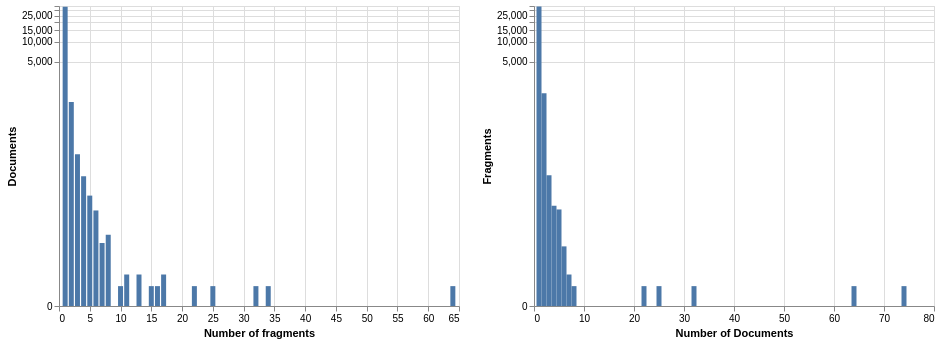

The notebook cell saved with this chart:
### Code cell
# combine horizontally for display in pdf
(docs_frags_chart | frags_docs_chart).save(f'{chart_dir}/docs_frags_2up.pdf')
(docs_frags_chart | frags_docs_chart)

### Figure 1 — Vega-Lite specification as saved in the notebook (floating-point values rounded to 4 significant figures)
{"config": {"view": {"continuousWidth": 300, "continuousHeight": 300}}, "hconcat": [{"data": {"name": "data-dea9d9e94d2466d4e75bfb6456942c9b"}, "mark": {"type": "bar"}, "encoding": {"x": {"field": "num_fragments", "title": "Number of fragments", "type": "quantitative"}, "y": {"field": "count", "scale": {"type": "symlog"}, "title": "Documents", "type": "quantitative"}}, "width": 400}, {"data": {"name": "data-6b61ead9fa5d99c24925a7e8c20fbf0b"}, "mark": {"type": "bar"}, "encoding": {"x": {"field": "num_documents", "scale": {"zero": false}, "title": "Number of Documents", "type": "quantitative"}, "y": {"field": "fragments", "scale": {"type": "symlog"}, "title": "Fragments", "type": "quantitative"}}, "width": 400}], "$schema": "https://vega.github.io/schema/vega-lite/v5.20.1.json", "datasets": {"data-dea9d9e94d2466d4e75bfb6456942c9b": [{"num_fragments": 1, "count": 34237, "percent": "95.49%"}, {"num_fragments": 2, "count": 1224, "percent": "3.41%"}, {"num_fragments": 3, "count": 197, "percent": "0.55%"}, {"num_fragments": 4, "count": 91, "percent": "0.25%"}, {"num_fragments": 5, "count": 46, "percent": "0.13%"}, {"num_fragments": 6, "count": 27, "percent": "0.08%"}, {"num_fragments": 7, "count": 8, "percent": "0.02%"}, {"num_fragments": 8, "count": 11, "percent": "0.03%"}, {"num_fragments": 10, "count": 1, "percent": "0.00%"}, {"num_fragments": 11, "count": 2, "percent": "0.01%"}, {"num_fragments": 13, "count": 2, "percent": "0.01%"}, {"num_fragments": 15, "count": 1, "percent": "0.00%"}, {"num_fragments": 16, "count": 1, "percent": "0.00%"}, {"num_fragments": 17, "count": 2, "percent": "0.01%"}, {"num_fragments": 22, "count": 1, "percent": "0.00%"}, {"num_fragments": 25, "count": 1, "percent": "0.00%"}, {"num_fragments": 32, "count": 1, "percent": "0.00%"}, {"num_fragments": 34, "count": 1, "percent": "0.00%"}, {"num_fragments": 64, "count": 1, "percent": "0.00%"}], "data-6b61ead9fa5d99c24925a7e8c20fbf0b": [{"num_documents": 1, "fragments": 34328, "percent": 94.9}, {"num_documents": 2, "fragments": 1674, "percent": 4.628}, {"num_documents": 3, "fragments": 95, "percent": 0.2626}, {"num_documents": 4, "fragments": 32, "percent": 0.08847}, {"num_documents": 5, "fragments": 28, "percent": 0.07741}, {"num_documents": 6, "fragments": 7, "percent": 0.01935}, {"num_documents": 7, "fragments": 2, "percent": 0.005529}, {"num_documents": 8, "fragments": 1, "percent": 0.002765}, {"num_documents": 22, "fragments": 1, "percent": 0.002765}, {"num_documents": 25, "fragments": 1, "percent": 0.002765}, {"num_documents": 32, "fragments": 1, "percent": 0.002765}, {"num_documents": 64, "fragments": 1, "percent": 0.002765}, {"num_documents": 74, "fragments": 1, "percent": 0.002765}]}}
